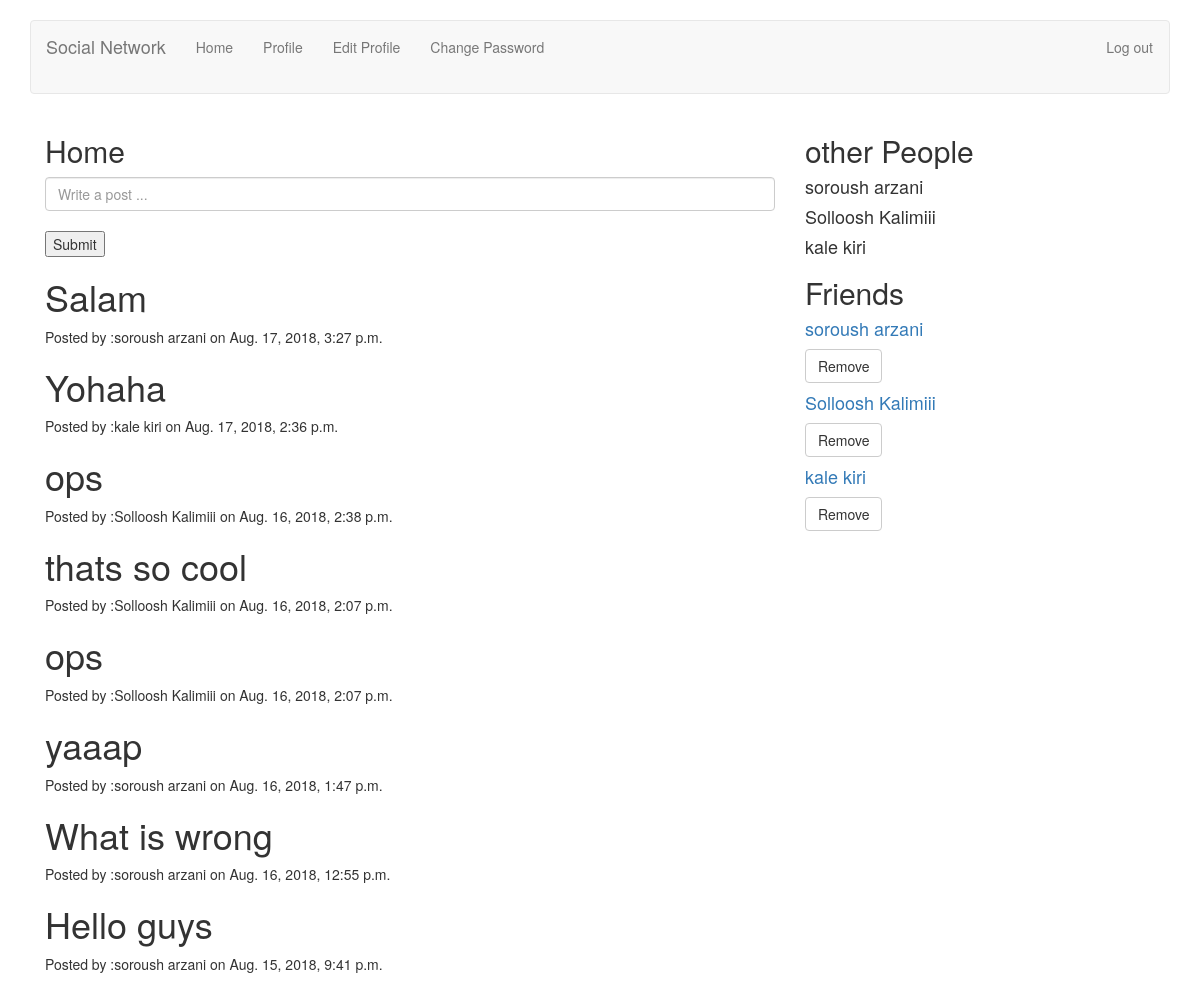
Screenshot of /home/ (signed in) with the database file from the repository.
### home/models.py (models this page shows, shortened)
class Post(models.Model):
    user = models.ForeignKey(User , related_name='users')
    post = models.CharField(max_length=1000 , blank=True , null=True )
    created = models.DateTimeField(auto_now_add=True)
    updated = models.DateTimeField(auto_now=True)

### home/views.py (the view, shortened to what this page needs)
class HomeView(TemplateView):
   template_name = 'home/home.html'
   def get(self , request):
      form = HomeForm()
      posts = Post.objects.all().order_by('-created')
      users = User.objects.exclude(pk = request.user.pk)
      Friend.objects.get_or_create( current_user = request.user)
      friend = Friend.objects.get( current_user = request.user)
      friends = friend.users.all()
      args = {'form' : form , 'posts' : posts , 'users' : users , 'friends' : friends}
      return render(request , self.template_name , args )

### home/forms.py
class HomeForm(forms.ModelForm):
    post = forms.CharField(max_length=1000 , widget=forms.TextInput(
        attrs={
            'class' : 'form-control',
            'placeholder' : 'Write a post ...'
        }
    ))
    class Meta:
        model = Post
        fields = (
            'post',
        )

### home/templates/home/home.html (shortened to what this page needs)
{% extends 'base.html' %}
    {% block body %}
     <div class="container">
         <div class="col-md-8">
         <h2>Home</h2>
         <form method="post">
        {{ form.post}}
             <br>
         <button type="submit">Submit</button>
        {%  for post  in posts  %}
             {%if post.user in friends%}
             <h1>{{post.post  }}</h1>
             <p>Posted by :{{post.user.get_full_name}} on {{post.created}}</p>
             {%endif%}
         {% endfor %}
        </form>
         </div>
         <div class="col-md-4">
             <h2>other People</h2>
            {% for  user in users%}
             <h4>{{user.get_full_name}}</h4>
             {% endfor%}
            <h2>Friends</h2>
             {% for  friend in friends%}
             <a href="{% url 'accounts:view_profile_with_pk' pk=friend.pk %}"> <h4>{{friend.get_full_name}}</h4></a>
             <a href="{% url 'home:change_friends' operation='remove' pk=friend.pk %}">
             <button type="button"  class="btn btn-default">Remove</button>
             </a>
             {% endfor%}
         </div>
     </div>
    {% endblock %}

### rows the page displays
Post: post "Salam", user.get_full_name "soroush arzani", created "Aug. 17, 2018, 3:27 p.m."
Post: post "Yohaha", user.get_full_name "kale kiri", created "Aug. 17, 2018, 2:36 p.m."
Post: post "ops", user.get_full_name "Solloosh Kalimiii", created "Aug. 16, 2018, 2:38 p.m."
Post: post "thats so cool", user.get_full_name "Solloosh Kalimiii", created "Aug. 16, 2018, 2:07 p.m."
Post: post "ops", user.get_full_name "Solloosh Kalimiii", created "Aug. 16, 2018, 2:07 p.m."
Post: post "yaaap", user.get_full_name "soroush arzani", created "Aug. 16, 2018, 1:47 p.m."
Post: post "What is wrong", user.get_full_name "soroush arzani", created "Aug. 16, 2018, 12:55 p.m."
Post: post "Hello guys", user.get_full_name "soroush arzani", created "Aug. 15, 2018, 9:41 p.m."

### other values shown
{{ user.get_full_name }} "soroush arzani"
{{ user.get_full_name }} "Solloosh Kalimiii"
{{ user.get_full_name }} "kale kiri"
{{ friend.get_full_name }} "soroush arzani"
{{ friend.get_full_name }} "Solloosh Kalimiii"
{{ friend.get_full_name }} "kale kiri"
